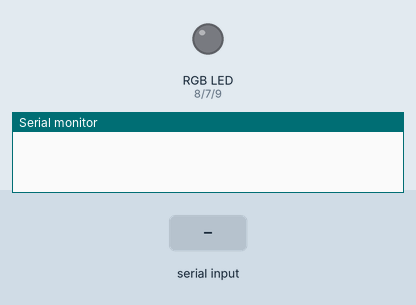
Simulated run of this sketch. Board: Arduino Uno, built with avr-gcc and run on an emulated ATmega328P. On the bench: an RGB LED mixed from three pins (HIGH = lit), the last lines printed to the serial monitor. The test bench sets the inputs (shaded band). Dim RGB values are drawn brighter than linear.

Above: at 1.2 s.
1.3 s: "90,45,200\n" received over Serial
At 2.2 s:
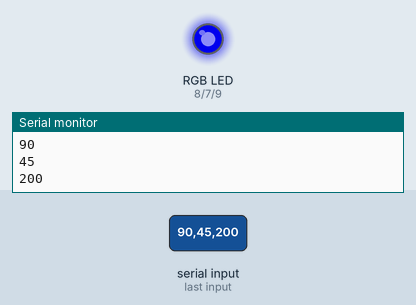
2.8 s: "30,150,10\n" received over Serial
At 3.3 s:
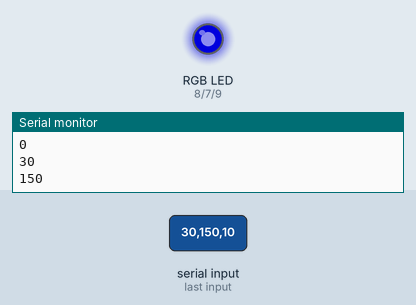
5.8 s: "1,90,45\n" received over Serial
At 6.8 s:
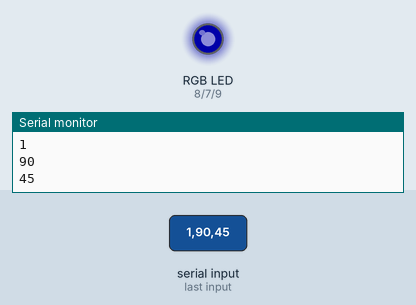
7.3 s: "200\n" received over Serial
At 8.7 s:
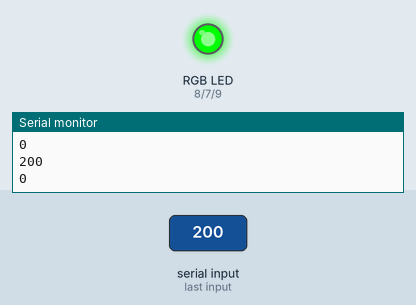
9.8 s: "30,150,10\n" received over Serial
At 11.0 s:
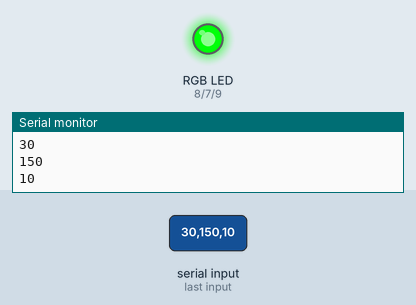
11.3 s: "1,90\n" received over Serial
At 12.1 s:
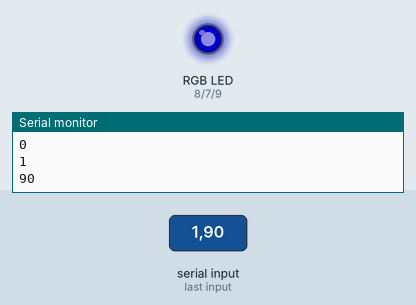
Timing chart, 0 to 15.3 s (numbered marks = the images above; inputs shaded):
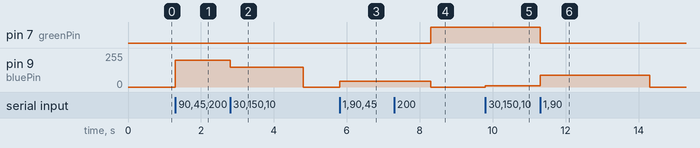

Measured:
- after the input at 1.3 s, pin 9 (bluePin): 0/255 → 200/255 at once
- after the input at 2.8 s, pin 9 (bluePin): 200/255 → 150/255 at once, → 0/255 2.0 s later
- after the input at 5.8 s, pin 9 (bluePin): 0/255 → 45/255 at once
- after the input at 7.3 s, pin 7 (greenPin): LOW → HIGH after 1.0 s; pin 9 (bluePin): 45/255 → 0/255 after 1.0 s instead of 1.5 s
- after the input at 9.8 s, pin 9 (bluePin): 0/255 → 10/255 at once
- after the input at 11.3 s, pin 7 (greenPin): HIGH → LOW after 0.00 s instead of 1.5 s; pin 9 (bluePin): 10/255 → 90/255 at once, → 0/255 3.0 s later

The sketch:

ASCIITable.ino
```cpp
#include <ArduinoJson.h>

const int redPin = 8;
const int greenPin = 7;
const int bluePin = 9;

void setup() {
  // initialize serial:
  Serial.begin(115200);
  // make the pins outputs:
  pinMode(redPin, OUTPUT);
  pinMode(greenPin, OUTPUT);
  pinMode(bluePin, OUTPUT);
}

void loop() {
  // if there's any serial available, read it:
  while (Serial.available() > 0) {

    // look for the next valid integer in the incoming serial stream:
    int red = Serial.parseInt();
    // do it again:
    int green = Serial.parseInt();
    // do it again:
    int blue = Serial.parseInt();

    Serial.println(red);
    Serial.println(green);
    Serial.println(blue);

    analogWrite(redPin, red);
    analogWrite(greenPin, green);
    analogWrite(bluePin, blue);
    }
  }
```
